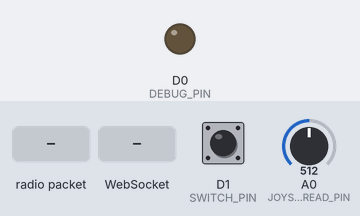
This program was run on a simulated ESP8266 (NodeMCU). Parts: output pins drawn as LEDs (lit = HIGH). The inputs (shaded band) are chosen by the test bench; at power-on: D1 (SWITCH_PIN) HIGH, A0 (JOYSTICK_READ_PIN) = 512. WiFi joins after 1.5 s; servers stay silent unless stated; no radio packets arrive unless stated; pins used as bus, display or sensor lines are not drawn; what the program prints to the serial monitor is not drawn.

Above: at 2.7 s.
2.8 s: radio packet "1" arrives
At 3.9 s:
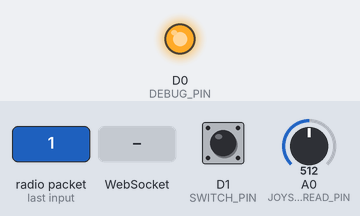
6.3 s: WebSocket text "1" received
Timing chart, 0 to 9.3 s (numbered marks = the images above; inputs shaded):
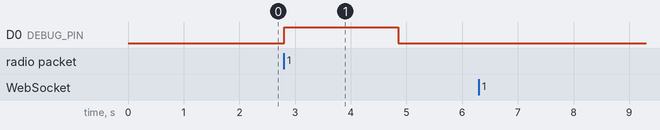

Measured:
- after the input at 2.8 s, D0 (DEBUG_PIN): LOW → HIGH at once, → LOW 2.0 s later
- after the input at 6.3 s, every drawn part: stays the same

The program:

main.cpp
```cpp
#include "RF24.h"
#include "data.cpp"

#include <ESP8266WiFi.h>
#include <WebSocketsClient.h>

#define CE_PIN D4
#define CSN_PIN D2

#define DEBUG_PIN D0

RF24 radio(CE_PIN, CSN_PIN);

uint8_t send[5];
uint8_t receive[28];

uint8_t PlaneAdress[6] = "Plane";
uint8_t GroundAdress[6] = "GStat";

ToSend sendStruct;

ToReceive receiveStruct;

long int failedPings = 0;
long int allPings = 0;

// Replace with your network credentials
const char *ssid = "HUAWEI-dr64";
const char *password = "588Y293w";

// WebSocket server details
const char *websockets_server_host = "192.168.100.177";
const uint16_t websockets_server_port = 443; // Make sure your server is listening on this port
const char *websockets_server_path = "/";    // WebSocket path if needed

// WebSocket server token
const char *token = "token";

// Create a WebSocket client object
WebSocketsClient webSocket;

void webSocketEvent(WStype_t type, uint8_t *payload, size_t length) {
  switch (type) {
    case WStype_DISCONNECTED:
      Serial.println("WebSocket Disconnected");
      Serial.print("Wi-Fi status: ");
      Serial.println(WiFi.status());
      break;
    case WStype_CONNECTED:
      Serial.println("WebSocket Connected");
      webSocket.sendTXT(token);
      break;
    case WStype_ERROR:
      Serial.println("WebSocket Error");
      break;
    case WStype_BIN:
    case WStype_TEXT:
      break;
  }
}

void setup()
{
  Serial.begin(9600);

  while (!radio.begin())
  {
    Serial.println(F("Radio hardware is not responding!"));
    delay(1000);
  }

  // Connect to Wi-Fi
  Serial.print("Connecting to ");
  Serial.println(ssid);
  WiFi.begin(ssid, password);
  while (WiFi.status() != WL_CONNECTED)
  {
    delay(500);
    Serial.print(".");
  }

  // Initialize WebSocket
  webSocket.begin(websockets_server_host, websockets_server_port, websockets_server_path);
  webSocket.onEvent(webSocketEvent);


  radio.setPALevel(RF24_PA_LOW);
  radio.setChannel(108);
  radio.setDataRate(RF24_250KBPS);

  radio.setPayloadSize(28);

  radio.openWritingPipe(GroundAdress);
  radio.openReadingPipe(1, PlaneAdress);

  pinMode(JOYSTICK_READ_PIN, INPUT);
  pinMode(JOYSTICK_X_PIN, OUTPUT);
  pinMode(JOYSTICK_Y_PIN, OUTPUT);
  pinMode(SWITCH_PIN, INPUT_PULLUP);
  pinMode(DEBUG_PIN, OUTPUT);
}

void loop()
{
  webSocket.loop();

  radio.stopListening();
  delay(5);

  sendStruct.update();
  sendStruct.convert(send);

  allPings += 1;
  bool success = radio.write(&send, sizeof(send));
  if (success)
  {

    // Serial.println(F("Sent ping"));

    radio.startListening();
    unsigned long timeout = millis() + 2000;
    while (!radio.available() && millis() < timeout)
    {
      delay(5);
    }

    if (radio.available())
    {
      digitalWrite(DEBUG_PIN, HIGH);
      radio.read(&receive, sizeof(receive));
      receiveStruct.parse(receive);
      digitalWrite(DEBUG_PIN, HIGH);

      if (webSocket.isConnected() || true)
      {
        String json = receiveStruct.stringify();
        Serial.println(json);
        webSocket.sendTXT(json);
      }
    }
    else
    {
      digitalWrite(DEBUG_PIN, LOW);
      // Serial.println(F("No pong received"));
      failedPings += 1;
    }
  }
  else
  {
    digitalWrite(DEBUG_PIN, LOW);
    // Serial.println(F("Failed to send ping"));
    failedPings += 1;
  }

  if (false)
  {
    Serial.print("Total Packages: ");
    Serial.print(allPings);
    Serial.print("   Lost Packages: ");
    Serial.println(failedPings);

    Serial.print("Package loss: ");
    Serial.print((100 * failedPings / allPings));
    Serial.println("%");
  }

  delay(20);
}
```

data.cpp
```cpp
#include "vector.cpp"
#include "stdio.h"
#include "Arduino.h"
#include "ArduinoJson.h"

#define JOYSTICK_X_PIN D3
#define JOYSTICK_Y_PIN D8
#define JOYSTICK_READ_PIN A0
#define SWITCH_PIN D1

struct ToReceive
{
    Vector3 angle;

    Vector3 acceleration;

    float temp;

    unsigned long timestamp;

    void parse(uint8_t *par)
    {
        memcpy(&angle.x, &par[0], sizeof(float));
        memcpy(&angle.y, &par[4], sizeof(float));
        memcpy(&angle.z, &par[8], sizeof(float));

        memcpy(&acceleration.x, &par[12], sizeof(float));
        memcpy(&acceleration.y, &par[16], sizeof(float));
        memcpy(&acceleration.z, &par[20], sizeof(float));

        memcpy(&temp, &par[24], sizeof(float));

        timestamp = millis();
    };

    String stringify()
    {
    String output = "{";

    // Add temperature
    output += "\"temp\":";
    output += String(temp, 2); // 2 decimal places

    // Add timestamp
    output += ",\"timestamp\":";
    output += String(timestamp);

    // Add angle
    output += ",\"angle\":[";
    output += String(angle.x, 2) + ",";
    output += String(angle.y, 2) + ",";
    output += String(angle.z, 2);
    output += "]";

    // Add acceleration
    output += ",\"acc\":[";
    output += String(acceleration.x, 2) + ",";
    output += String(acceleration.y, 2) + ",";
    output += String(acceleration.z, 2);
    output += "]";

    output += "}";

    return output;
    };
};

struct ToSend
{
    SVector2 stick;
    uint8_t Switch;

    void update()
    {
        digitalWrite(JOYSTICK_Y_PIN, LOW);
        digitalWrite(JOYSTICK_X_PIN, HIGH);
        stick.x = analogRead(JOYSTICK_READ_PIN);

        digitalWrite(JOYSTICK_Y_PIN, HIGH);
        digitalWrite(JOYSTICK_X_PIN, LOW);
        stick.y = analogRead(JOYSTICK_READ_PIN);

        digitalWrite(JOYSTICK_Y_PIN, LOW);
        digitalWrite(JOYSTICK_X_PIN, LOW);

        Switch = digitalRead(SWITCH_PIN) == 0 ? 1 : 0;
    };

    void convert(uint8_t *ret)
    {
        memcpy(&ret[0], &stick.x, sizeof(short));
        memcpy(&ret[2], &stick.y, sizeof(short));
        memcpy(&ret[4], &Switch, sizeof(uint8_t));
    };
};
```

vector.cpp
```cpp
struct Vector2{
    float x;
    float y;
};

struct SVector2{
    short x;
    short y;
};

struct Vector3{
    float x;
    float y;
    float z;
};
```
